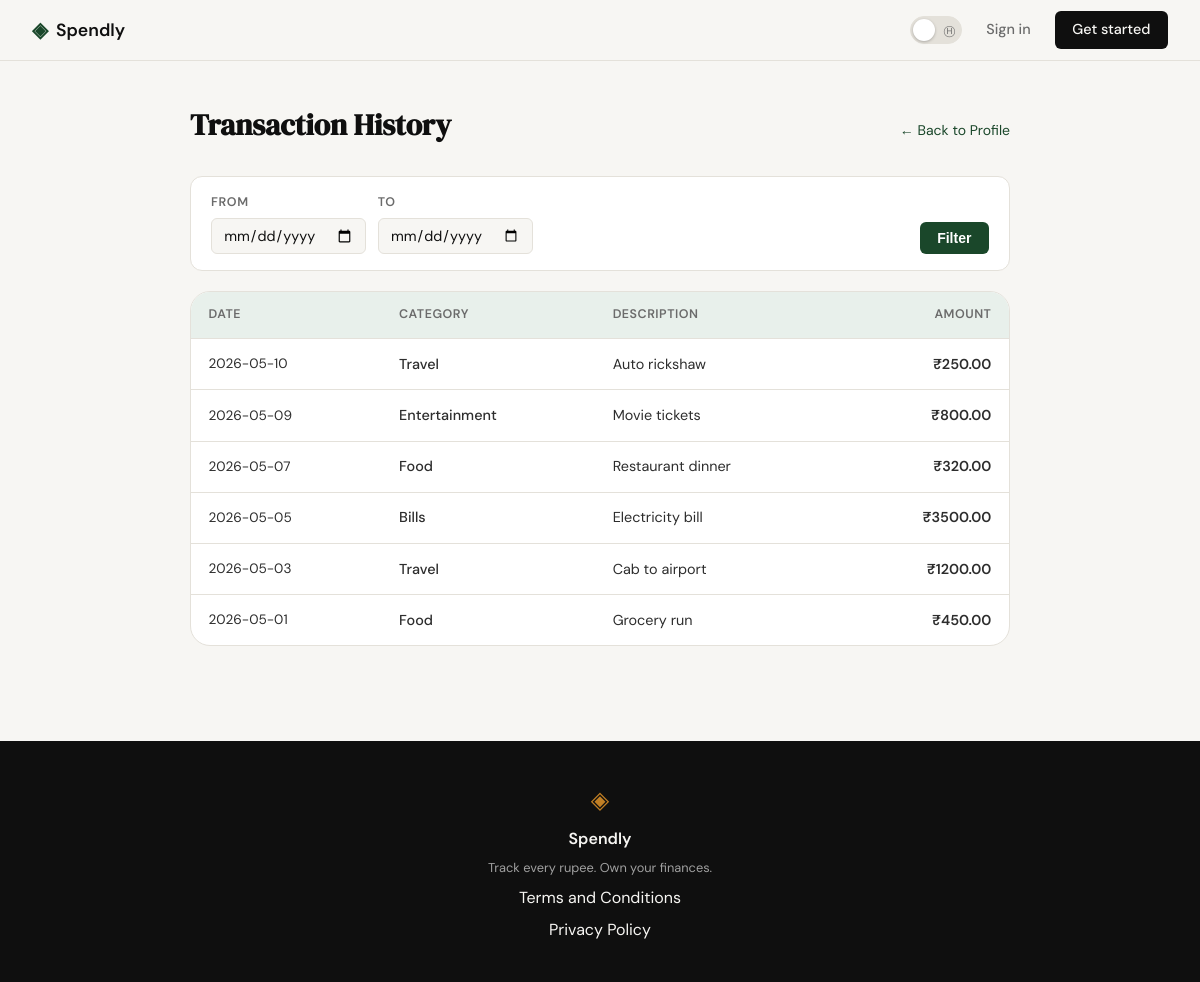
Page /profile/history (signed in) on the committed database.
### tables this page shows
CREATE TABLE expenses (
            id          INTEGER PRIMARY KEY AUTOINCREMENT,
            user_id     INTEGER NOT NULL REFERENCES users(id) ON DELETE CASCADE,
            category_id INTEGER REFERENCES categories(id) ON DELETE SET NULL,
            amount      REAL    NOT NULL,
            date        DATE    NOT NULL,
            description TEXT,
            created_at  TIMESTAMP DEFAULT CURRENT_TIMESTAMP,
            updated_at  TIMESTAMP DEFAULT CURRENT_TIMESTAMP
        );

### app.py (the view)
@app.route("/profile/history")
@login_required
def transaction_history():
    from_date, to_date = _parse_date_params()
    conn = get_db()
    try:
        expenses = conn.execute(
            """
            SELECT e.id, e.amount, e.date, e.description,
                   COALESCE(c.name, 'Uncategorised') AS category
            FROM expenses e
            LEFT JOIN categories c ON c.id = e.category_id
            WHERE e.user_id = ?
              AND (? IS NULL OR e.date >= ?)
              AND (? IS NULL OR e.date <= ?)
            ORDER BY e.date DESC, e.id DESC
            """,
            (session["user_id"], from_date, from_date, to_date, to_date)
        ).fetchall()
    finally:
        conn.close()
    return render_template(
        "history.html",
        expenses=expenses,
        user_name=session["user_name"],
        from_date=from_date,
        to_date=to_date,
    )

### app.py (called while the page is built)
def login_required(f):
    @wraps(f)
    def decorated(*args, **kwargs):
        if "user_id" not in session:
            flash("Please sign in to continue.", "error")
            return redirect(url_for("login"))
        return f(*args, **kwargs)
    return decorated

def _parse_date_params():
    from_date = request.args.get("from", "").strip() or None
    to_date   = request.args.get("to",   "").strip() or None
    for val in (from_date, to_date):
        if val and not _DATE_RE.match(val):
            flash("Invalid date format — use YYYY-MM-DD.", "error")
            return None, None
    return from_date, to_date

### database/db.py (called while the page is built)
def get_db():
    conn = sqlite3.connect(DATABASE)
    conn.row_factory = sqlite3.Row
    conn.execute("PRAGMA foreign_keys = ON")
    return conn

### templates/history.html (shortened to what this page needs)
{% extends "base.html" %}
{% block content %}
<div class="history-wrapper">
    <div class="history-header">
        <h1 class="history-title">Transaction History</h1>
        <a href="{{ url_for('profile') }}" class="back-link">&larr; Back to Profile</a>
    </div>
    <form class="date-filter-form" method="get" action="">
        <div class="filter-fields">
            <label class="filter-label">
                From
                <input class="filter-input" type="date" name="from" value="{{ from_date or '' }}">
            </label>
            <label class="filter-label">
                To
                <input class="filter-input" type="date" name="to" value="{{ to_date or '' }}">
            </label>
        </div>
        <div class="filter-actions">
            <button class="filter-btn" type="submit">Filter</button>
        </div>
    </form>
    <div class="history-card">
        {% if expenses %}
        <table class="history-table">
            <thead>
                <tr>
                    <th>Date</th>
                    <th>Category</th>
                    <th>Description</th>
                    <th class="col-amount">Amount</th>
                </tr>
            </thead>
            <tbody>
                {% for e in expenses %}
                <tr>
                    <td class="td-date">{{ e['date'] }}</td>
                    <td class="td-category">{{ e['category'] }}</td>
                    <td class="td-description">
                        {% if e['description'] %}
                            {{ e['description'] }}
                        {% else %}
                            <span class="em-dash">&mdash;</span>
                        {% endif %}
                    </td>
                    <td class="td-amount">&#8377;{{ "%.2f"|format(e['amount']) }}</td>
                </tr>
                {% endfor %}
            </tbody>
        </table>
        {% else %}
        <div class="empty-state">
            <div class="empty-icon">&#9651;</div>
            <h2>No transactions yet</h2>
            <p>Your expenses will appear here once you start tracking them.</p>
        </div>
        {% endif %}
    </div>
</div>
{% endblock %}

### templates/base.html (shortened to what this page needs)
<!DOCTYPE html>
<html lang="en">
<head>
    <link rel="stylesheet" href="{{ url_for('static', filename='css/style.css') }}">
</head>
<body>
    <nav class="navbar">
        <div class="nav-inner">
            <a href="{{ url_for('landing') }}" class="nav-brand">
                <span class="brand-icon">◈</span>
                <span class="brand-name">Spendly</span>
            </a>
            <div class="nav-links">
                <button class="theme-toggle" id="themeToggle" aria-label="Switch to dark mode">
                    <span class="toggle-track">
                        <span class="toggle-icon toggle-moon">&#9405;</span>
                        <span class="toggle-knob"></span>
                    </span>
                </button>
                <a href="{{ url_for('login') }}">Sign in</a>
                <a href="{{ url_for('register') }}" class="nav-cta">Get started</a>
            </div>
        </div>
    </nav>
    <main class="main-content">
        {% block content %}{% endblock %}
    </main>
    <footer class="footer">
        <div class="footer-inner">
            <span class="brand-icon">◈</span>
            <span class="footer-name">Spendly</span>
            <p class="footer-copy">Track every rupee. Own your finances.</p>
            <a href="#">Terms and Conditions</a>
            <a href="#">Privacy Policy</a>
        </div>
    </footer>
</body>
</html>

### static/css/style.css (style rules this page uses)
:root { --ink: #0f0f0f; --ink-soft: #2d2d2d; --ink-muted: #6b6b6b; --ink-faint: #a0a0a0; --paper: #f7f6f3; --paper-warm: #f0ede6; --paper-card: #ffffff; --accent: #1a472a; --accent-light: #e8f0eb; --accent-2: #c17f24; --accent-2-light: #fdf3e3; --danger: #c0392b; --danger-light: #fdecea; --border: #e4e1da; --border-soft: #eeebe4; --font-display: 'DM Serif Display', Georgia, serif; --font-body: 'DM Sans', system-ui, sans-serif; --max-width: 1200px; --auth-width: 440px; --radius-sm: 6px; --radius-md: 12px; --radius-lg: 20px; }
*, *::before, *::after { box-sizing: border-box; margin: 0; padding: 0; }
html { font-size: 16px; scroll-behavior: smooth; }
body { background: var(--paper); color: var(--ink); font-family: var(--font-body); font-size: 1rem; line-height: 1.6; -webkit-font-smoothing: antialiased; }
a { color: inherit; text-decoration: none; }
.navbar { position: sticky; top: 0; z-index: 100; background: var(--paper); border-bottom: 1px solid var(--border); padding: 0 2rem; }
.nav-inner { max-width: var(--max-width); margin: 0 auto; height: 60px; display: flex; align-items: center; justify-content: space-between; }
.nav-brand { display: flex; align-items: center; gap: 0.5rem; font-family: var(--font-body); font-weight: 600; font-size: 1.1rem; color: var(--ink); }
.brand-icon { color: var(--accent); font-size: 1.3rem; }
.brand-name { color: var(--ink); }
.nav-links { display: flex; align-items: center; gap: 1.5rem; font-size: 0.9rem; font-weight: 500; }
.nav-links a { color: var(--ink-muted); transition: color 0.2s; }
.nav-cta { background: var(--ink) !important; color: var(--paper) !important; padding: 0.45rem 1.1rem; border-radius: var(--radius-sm); transition: background 0.2s !important; }
.theme-toggle { background: none; border: none; cursor: pointer; padding: 0; display: flex; align-items: center; }
.toggle-track { position: relative; width: 52px; height: 28px; background: var(--border); border-radius: 999px; border: 1px solid var(--border); transition: background 0.25s, border-color 0.25s; }
.toggle-icon { position: absolute; font-size: 0.7rem; top: 50%; transform: translateY(-50%); transition: opacity 0.2s; user-select: none; pointer-events: none; }
.toggle-moon { right: 6px; color: var(--ink-muted); opacity: 1; }
.toggle-knob { position: absolute; width: 22px; height: 22px; background: var(--paper-card); border-radius: 50%; left: 2px; top: 50%; transform: translateY(-50%); transition: left 0.25s cubic-bezier(0.4, 0, 0.2, 1), background 0.25s; box-shadow: 0 1px 3px rgba(0,0,0,0.25); }
.main-content { min-height: calc(100vh - 60px - 100px); }
.footer { background: var(--ink); color: var(--paper); padding: 2.5rem 2rem; text-align: center; }
.footer-inner { display: flex; flex-direction: column; align-items: center; gap: 0.4rem; }
.footer .brand-icon { color: var(--accent-2); font-size: 1.5rem; }
.footer-name { font-weight: 600; font-size: 1rem; }
.footer-copy { font-size: 0.8rem; color: var(--ink-faint); }

### rows in the picture
expenses: date "2026-05-10", category "Travel", description "Auto rickshaw", amount "250.00"
expenses: date "2026-05-09", category "Entertainment", description "Movie tickets", amount "800.00"
expenses: date "2026-05-07", category "Food", description "Restaurant dinner", amount "320.00"
expenses: date "2026-05-05", category "Bills", description "Electricity bill", amount "3500.00"
expenses: date "2026-05-03", category "Travel", description "Cab to airport", amount "1200.00"
expenses: date "2026-05-01", category "Food", description "Grocery run", amount "450.00"
